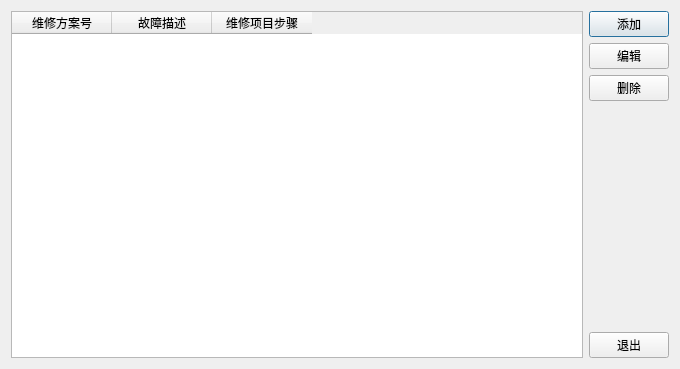
<?xml version="1.0" encoding="UTF-8"?>
<ui version="4.0">
 <class>SchemeManageDialog</class>
 <widget class="QDialog" name="SchemeManageDialog">
  <property name="windowModality">
   <enum>Qt::NonModal</enum>
  </property>
  <property name="geometry">
   <rect>
    <x>0</x>
    <y>0</y>
    <width>680</width>
    <height>369</height>
   </rect>
  </property>
  <property name="windowTitle">
   <string>维修方案管理</string>
  </property>
  <layout class="QHBoxLayout" name="horizontalLayout">
   <item>
    <widget class="QTableWidget" name="tableWidget">
     <property name="editTriggers">
      <set>QAbstractItemView::NoEditTriggers</set>
     </property>
     <property name="selectionMode">
      <enum>QAbstractItemView::SingleSelection</enum>
     </property>
     <property name="selectionBehavior">
      <enum>QAbstractItemView::SelectRows</enum>
     </property>
     <attribute name="verticalHeaderVisible">
      <bool>false</bool>
     </attribute>
     <column>
      <property name="text">
       <string>维修方案号</string>
      </property>
     </column>
     <column>
      <property name="text">
       <string>故障描述</string>
      </property>
     </column>
     <column>
      <property name="text">
       <string>维修项目步骤</string>
      </property>
     </column>
    </widget>
   </item>
   <item>
    <layout class="QVBoxLayout" name="verticalLayout">
     <item>
      <widget class="QPushButton" name="addPushButton">
       <property name="text">
        <string>添加</string>
       </property>
       <property name="icon">
        <iconset resource="image.qrc">
         <normaloff>:/new/icon/icon/添加.png</normaloff>:/new/icon/icon/添加.png</iconset>
       </property>
      </widget>
     </item>
     <item>
      <widget class="QPushButton" name="editPushButton">
       <property name="text">
        <string>编辑</string>
       </property>
       <property name="icon">
        <iconset resource="image.qrc">
         <normaloff>:/new/icon/icon/删除.png</normaloff>:/new/icon/icon/删除.png</iconset>
       </property>
      </widget>
     </item>
     <item>
      <widget class="QPushButton" name="delPushButton">
       <property name="text">
        <string>删除</string>
       </property>
       <property name="icon">
        <iconset resource="image.qrc">
         <normaloff>:/new/icon/icon/修改.png</normaloff>:/new/icon/icon/修改.png</iconset>
       </property>
      </widget>
     </item>
     <item>
      <spacer name="verticalSpacer">
       <property name="orientation">
        <enum>Qt::Vertical</enum>
       </property>
       <property name="sizeHint" stdset="0">
        <size>
         <width>20</width>
         <height>40</height>
        </size>
       </property>
      </spacer>
     </item>
     <item>
      <widget class="QPushButton" name="exitPushButton">
       <property name="text">
        <string>退出</string>
       </property>
      </widget>
     </item>
    </layout>
   </item>
  </layout>
 </widget>
 <resources>
  <include location="image.qrc"/>
 </resources>
 <connections/>
</ui>
